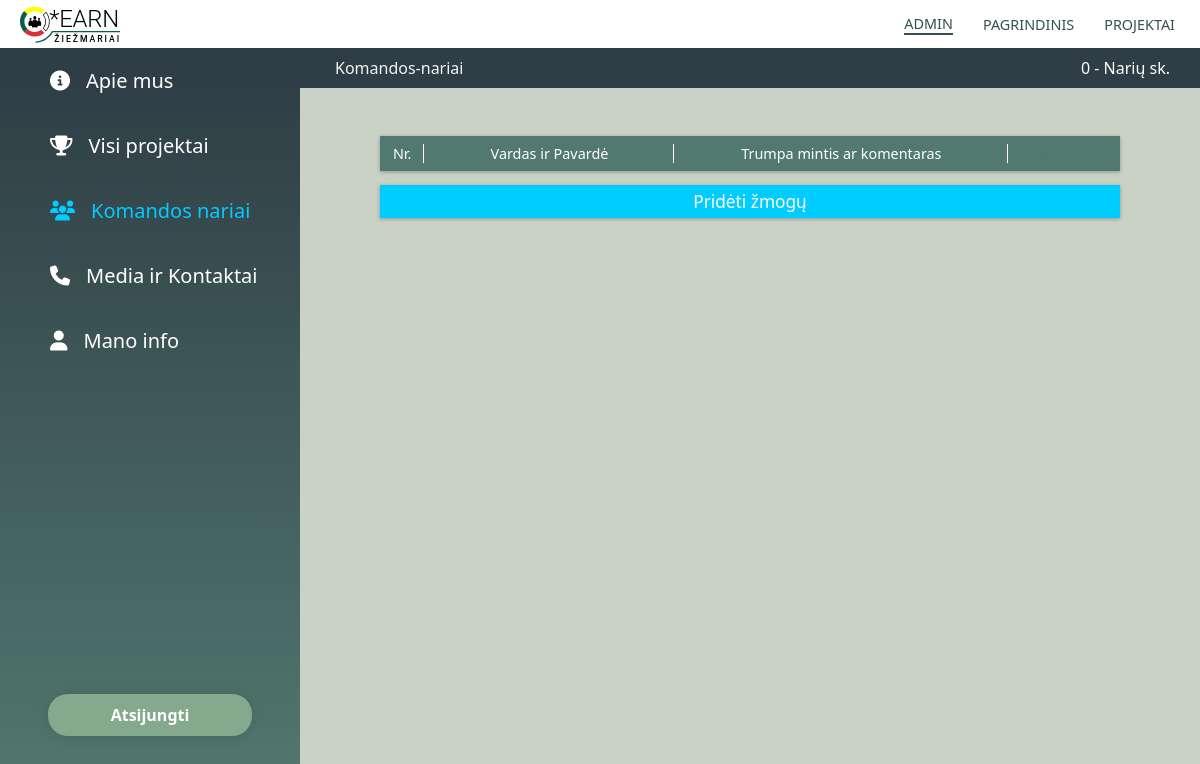
Before: /admin/komandos-nariai (signed in) with the older database file.
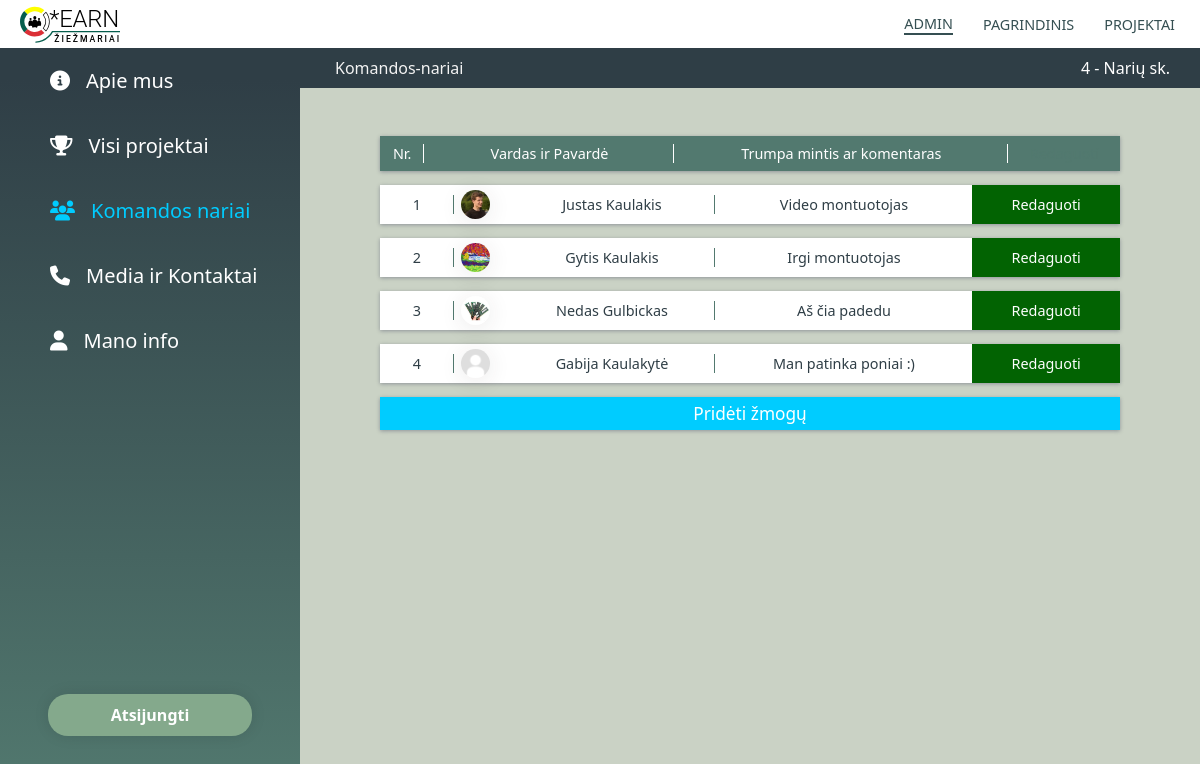
After: the same page with the newer database file.
### iearn/models.py (models this page shows, shortened)
class TeamMembers(db.Model):
    id = db.Column(db.Integer, primary_key=True)
    name = db.Column(db.String(20), nullable=False)
    description = db.Column(db.String(20), nullable=False)
    profile_image_file = db.Column(db.String(20), nullable=False, default='default-profile.jpg')
    image_path = db.Column(db.String(200), nullable=True)

### iearn/routes.py (the view)
@app.route('/admin/komandos-nariai', methods=['GET', 'POST'])
@login_required
def team_members():
    members = TeamMembers.query.all()
    return  render_template('a-komandos-nariai.html', title='Komandos nariai', members=members)

### iearn/models.py (called while the page is built)
@login_manager.user_loader
def load_user(user_id):
    return Admin.query.get(int(user_id))

### iearn/templates/a-komandos-nariai.html
{% extends "a-layout.html" %}
{% block style %}
<link rel="stylesheet" type="text/css" href="{{ url_for('static', filename='a-nariai-style.css') }}" />
{% endblock style %}
{% block content %}
    <div class="top-bar">
        <ul><li>Komandos-nariai</li></ul>
        <p>{{ members|length }} - Narių sk.</p>
    </div>
    <div class="content">
        <table>
            <tr class="table-heading">
                <th class="number"><p>Nr.</p></th>
                <th class="heading-name"><p>Vardas ir Pavardė</p></th>
                <th class="description"><p>Trumpa mintis ar komentaras</p></th>
                <th class="spacer-cell"><p class="last-cell">Redaguoti</p></th>
            </tr>
        </table>
        <table class="table-body">
            {% for member in members %}
            <tr>
                <td class="number"><p></p></td>
                <td>
                    <div class="img-container">
                        <img src="{{ url_for('static', filename='images/Nariai/' + member.profile_image_file) }}" alt="img">
                    </div>
                </td>
                <td class="name"><p>{{ member.name }}</p></td>
                <td class="description"><p class="last-cell">{{ member.description }}</p></td>
                <td class="edit"><a class="edit" href="{{ url_for('edit_member', member_id=member.id) }}">Redaguoti</a></td>
            </tr>
            {% endfor %}
            <tr>
                <td colspan="5" id="button-box">
                    <a class="add-member" href="{{ url_for('create_member') }}">Pridėti žmogų</a>
                </td>
            </tr>
        </table>
    </div>
{% endblock content %}

### iearn/templates/a-layout.html (shortened to what this page needs)
<!doctype html>
<html lang="en">
<head>
    <link rel="stylesheet" href="http://maxcdn.bootstrapcdn.com/font-awesome/4.3.0/css/font-awesome.min.css">
    <link rel="stylesheet" type="text/css" href="{{ url_for('static', filename='a-static-style.css') }}" />
    <link rel="stylesheet" href="https://cdnjs.cloudflare.com/ajax/libs/jquery-confirm/3.3.2/jquery-confirm.min.css">
    {% block style %}{% endblock %}
</head>
<body>
    <header class="header">
        <a href="#"><img class="logo"  src=" {{ url_for('static', filename='images/logo-pakoreguotas.svg' ) }} " alt="logo"></a>
        <nav class="nav-bar">
            <ul class="nav-links">
                {% if current_user.is_authenticated %}
                <li><a id="admin_link" class="nav-link" href="{{ url_for('admin') }}">ADMIN</a></li>
                {% endif %}
                <li><a id="veikla_link" class="nav-link" href="{{ url_for('veikla') }}">PAGRINDINIS</a></li>
                <li><a id="projektai_link" class="nav-link" href="{{ url_for('projects') }}">PROJEKTAI</a></li>
            </ul>
        </nav>
    </header>
    <div class="grid">
        <section class="side-menu">
            <ul class="menu-items">
                <li id="about_us_Meniu"><a href="{{ url_for('about_us') }}"><i class="fa fa-info-circle"></i>Apie mus</a></li>
                <li id="all_projects_Meniu"><a href="{{ url_for('admin') }}"><i class="fa fa-trophy"></i>Visi projektai</a></li>
                <li id="team_members_Meniu"><a href="{{ url_for('team_members') }}"><i class="fa fa-group"></i>Komandos nariai</a></li>
                <li id="media_contacts_Meniu"><a href="{{ url_for('media_contacts') }}"><i class="fa fa-phone"></i>Media ir Kontaktai</a></li>
                <li id="my_info_Meniu"><a href="{{ url_for('my_info') }}"><i class="fa fa-user"></i>Mano info</a></li>
            </ul>
            <div class="atsijungti">
                <p id="confirm-logout">Atsijungti</p>
            </div>
        </section>
        <section class="projektai">
            {% block content %}{% endblock %}
        </section>
    </div>
</body>
</html>

### iearn/static/a-static-style.css (style rules this page uses)
.header { position: fixed; background-color: white; width: 100%; display: -webkit-box; display: -ms-flexbox; display: flex; -webkit-box-pack: justify; -ms-flex-pack: justify; justify-content: space-between; height: 3em; z-index: 1000; }
.header a { display: -webkit-box; display: -ms-flexbox; display: flex; -webkit-box-align: center; -ms-flex-align: center; align-items: center; }
.header a .logo { height: 2.5em; margin-left: 20px; margin-top: auto; margin-bottom: auto; }
.header .nav-bar .nav-links { display: -webkit-box; display: -ms-flexbox; display: flex; list-style: none; padding: 0; margin: 0; margin-left: auto; height: 100%; padding-right: 10px; -webkit-box-pack: end; -ms-flex-pack: end; justify-content: end; -webkit-box-align: center; -ms-flex-align: center; align-items: center; }
.header .nav-bar .nav-links li { padding: 0 15px; }
.header .nav-bar .nav-links li .nav-link { display: -webkit-box; display: -ms-flexbox; display: flex; font-family: Segoe UI; color: #354f52; text-decoration: none; -webkit-box-align: center; -ms-flex-align: center; align-items: center; font-size: 0.9em; padding: 0 0; }
.active { border-bottom: solid 2px #354f52; }
@media only screen and (min-width: 768px) { .nav-links { padding-right: 10px; } }
.side-menu { height: 100vh; width: 100%; background: #2f3e46; background: -webkit-gradient(linear, left top, left bottom, color-stop(10%, #2f3e46), to(#52796f)); background: linear-gradient(180deg, #2f3e46 10%, #52796f 100%); display: -webkit-box; display: -ms-flexbox; display: flex; -webkit-box-orient: vertical; -webkit-box-direction: normal; -ms-flex-direction: column; flex-direction: column; -webkit-box-pack: justify; -ms-flex-pack: justify; justify-content: space-between; }
.menu-items { margin: 0; padding: 0; padding-top: 3em; }
.menu-items li { list-style: none; }
.menu-items a { display: -webkit-inline-box; display: -ms-inline-flexbox; display: inline-flex; height: 100%; width: 100%; line-height: 65px; font-size: 20px; color: white; padding-left: 50px; -webkit-box-sizing: border-box; box-sizing: border-box; text-decoration: none; -webkit-box-align: center; -ms-flex-align: center; align-items: center; }
.menu-items a i { margin-right: 16px; }
.active-list a { color: #00ccff; }
.atsijungti { width: 100%; text-align: center; margin-bottom: 3em; padding: 0 3em; -webkit-box-sizing: border-box; box-sizing: border-box; cursor: pointer; }
.atsijungti p { padding: 10px 60px; background-color: #84a98c; font-weight: 700; font-size: 1em; -webkit-box-shadow: 0 0 15px rgba(0, 0, 0, 0.1); box-shadow: 0 0 15px rgba(0, 0, 0, 0.1); color: white; border-radius: 20px; -webkit-transition: none; transition: none; }
* { list-style: none; text-decoration: none; }
a { -webkit-transition: all 0.2s cubic-bezier(0.55, 0.085, 0.68, 0.53); transition: all 0.2s cubic-bezier(0.55, 0.085, 0.68, 0.53); }
p { color: #2f3e46; }
html, body { min-height: 100%; width: 100%; }
body { font-family: Segoe UI; margin: 0; background-color: #cad2c5; }
.grid { display: -ms-grid; display: grid; -ms-grid-columns: 300px auto; grid-template-columns: 300px auto; }
.grid .projektai { margin-top: 3em; }
.grid .projektai .top-bar { background-color: #2f3e46; height: 2.5em; width: 100%; display: -webkit-box; display: -ms-flexbox; display: flex; -webkit-box-align: center; -ms-flex-align: center; align-items: center; }
.grid .projektai .top-bar p { margin: 0; color: white; margin-left: auto; padding-right: 30px; }
.grid .projektai .top-bar ul { margin: 0; padding-left: 30px; display: -webkit-box; display: -ms-flexbox; display: flex; justify-items: space-between; }
.grid .projektai .top-bar ul li { display: inline-block; color: #f3f3f3; font-size: 16px; margin: 0 5px; }

Changed rows visible on the page:
added TeamMembers: profile_image_file (picture), name "Justas Kaulakis", description "Video montuotojas"
added TeamMembers: profile_image_file (picture), name "Gytis Kaulakis", description "Irgi montuotojas"
added TeamMembers: profile_image_file (picture), name "Nedas Gulbickas", description "Aš čia padedu"
added TeamMembers: profile_image_file (placeholder picture), name "Gabija Kaulakytė", description "Man patinka poniai :)"
Other visible differences:
{{ members|length }}: "0" → "4"
